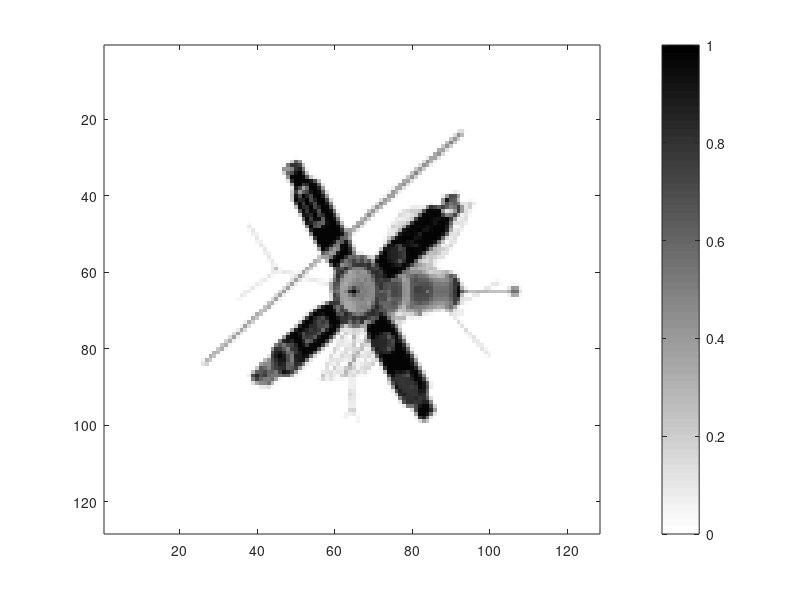
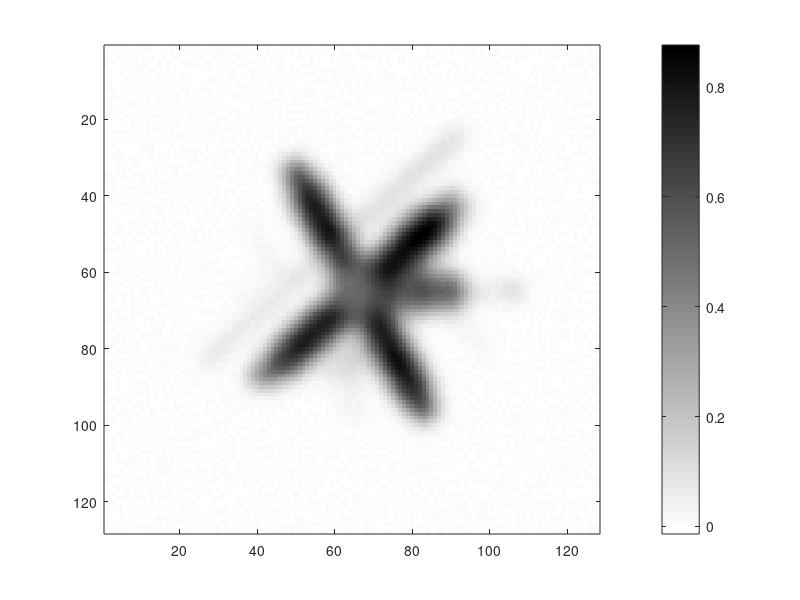
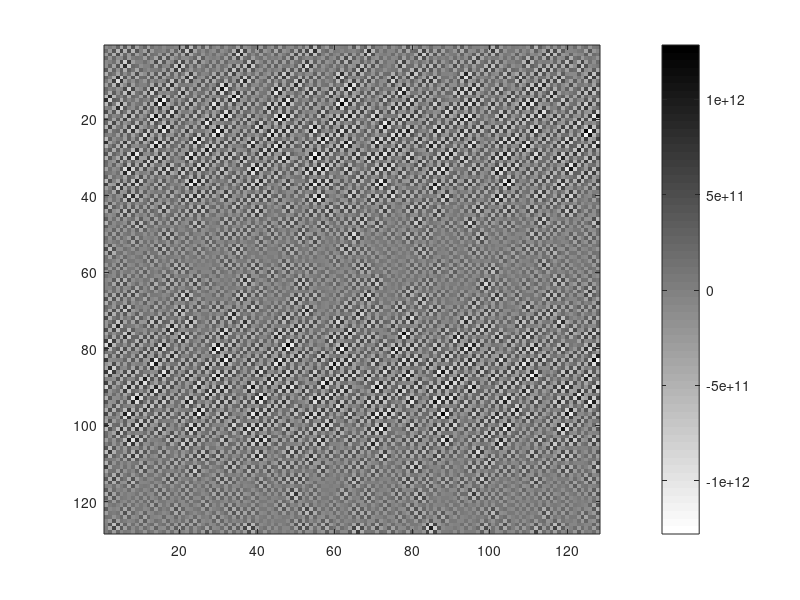

These charts were generated, in order, by the following MATLAB code: (Note: this script raises an error after producing the figures.)
%  
%  2d image deblurring inverse problem with periodic boundary conditions.
%
clear all, close all
load satellite
x_true = x_true/max(x_true(:));
[nx,ny] = size(x_true);
n = nx*ny;
h = 1/nx;
x = [-0.5+h/2:h:0.5-h/2]';
[X,Y]=meshgrid(x);
sig = 0.02;
kernel = exp(-((X-h/2).^2+(Y-h/2).^2)/2/sig^2);
kernel = kernel/sum(sum(kernel));
ahat = fft2(fftshift(kernel));

Amult = @(x) real(ifft2(ahat.*fft2(x)));
Ax = Amult(x_true);
err_lev = 2; %%%input(' Percent error in data = ')
sigma = err_lev/100 * norm(Ax(:)) / sqrt(n);
rng(0)
eta =  sigma * randn(nx,ny);
b = Ax + eta;
bhat = fft2(b)./n;
figure(1) 
  imagesc(x_true), colorbar, colormap(1-gray)
figure(2)
  imagesc(b), colorbar, colormap(1-gray)
figure(3)
  imagesc(real(ifft2(bhat./ahat))), colorbar, colormap(1-gray)
  
% Find the discrepancy choice for alpha (see Section 2.2) and plot the
% reconstruction
%alpha_flag = 1;%input(' Enter 1 for GCV and 2 for L-curve regularization parameter selection. ');
G_fn=@(a)(sum(sum((a^2*abs(bhat).^2)./(abs(ahat).^2+a).^2))) / ...
	 (n-sum(sum(abs(ahat).^2./(abs(ahat).^2+a))))^2;
gcv_alpha =  fminbnd(G_fn,0,1);
C_fn = @(alpha) - curvatureLcurve(alpha,ahat,b);
lc_alpha = fminbnd(C_fn,0,1);

upre_fn = @(a) a^2*sum(sum((abs(bhat).^2)./(abs(ahat).^2+a).^2))+2*sigma^2*sum(sum(abs(ahat).^2./(abs(ahat).^2+a)));
upre_alpha = fminbnd(upre_fn,0,1)
dp_fn = @(a) (a^2*sum(sum((abs(bhat).^2)./(abs(ahat).^2+a).^2))-n*sigma^2)^2;
dp_alpha = fminbnd(dp_fn,0,1)

xalpha = @(a) real(ifft2((conj(ahat)./(abs(ahat).^2+a).*bhat)));

figure(4)
  subplot(2,2,1), imagesc(xalpha(gcv_alpha)), colorbar, colormap(1-gray)
  subplot(2,2,2), imagesc(xalpha(lc_alpha)), colorbar, colormap(1-gray)
  subplot(2,2,3), imagesc(xalpha(upre_alpha)), colorbar, colormap(1-gray)
  subplot(2,2,4), imagesc(xalpha(dp_alpha)), colorbar, colormap(1-gray)
  
